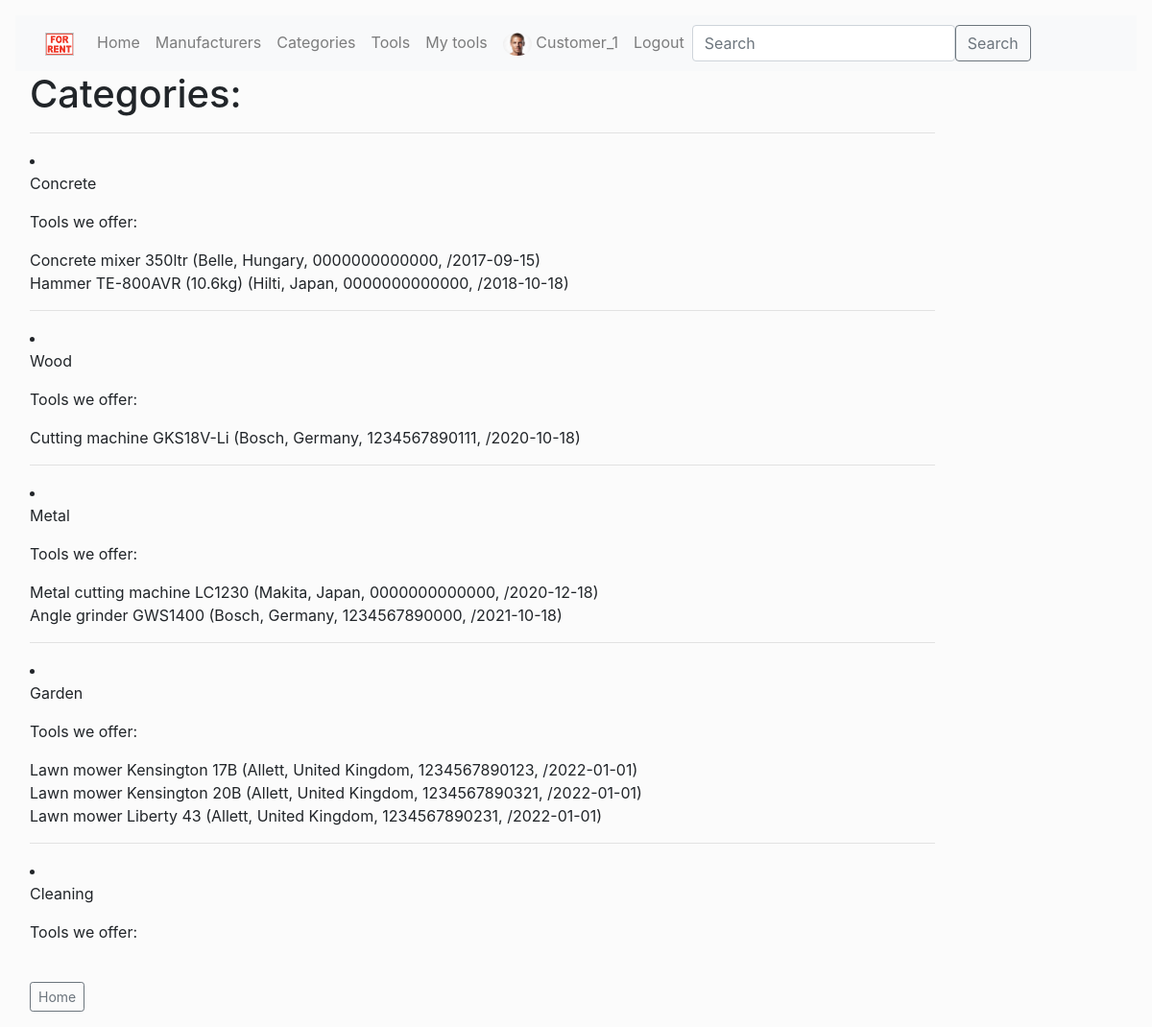
Screenshot of /categories/ (signed in) with the database file from the repository.
### IFSP_app/models.py (models this page shows, shortened)
class User(AbstractUser):
    image = models.ImageField(null=True, blank=True)

class Category(models.Model):
    name = models.CharField('Category name', max_length=200, help_text='Enter category')

class Tool(models.Model):
    title = models.CharField('Title', max_length=200)
    manufacturer = models.ForeignKey('Manufacturer', on_delete=models.SET_NULL, null=True, related_name='tools')
    date_production = models.DateField('Production date', null=True, blank=True)
    category = models.ManyToManyField('Category', help_text='Choose category')
    ean_code = models.CharField('EAN', max_length=13, help_text='13 symbols')
    image = models.ImageField('Image', upload_to='images', null=True, blank=True)
    def __str__(self):
        return f'{self.title} ({self.manufacturer.name}, {self.manufacturer.country_origin}, {self.ean_code}, /' \
               f'{self.date_production})'
    def display_category(self):
        return ', '.join(category.name for category in self.category.all()[:3])
    display_category.short_description = 'Category'

class Manufacturer(models.Model):
    name = models.CharField('Manufacturer name', max_length=200)
    country_origin = models.CharField('Manufacturer country of origin', max_length=200)
    description = models.CharField('Manufacturer description', max_length=500)

### IFSP_app/views.py (the view)
# urls.py: path('categories/', views.categories, name="categories"),
def categories(request):
    categories = Category.objects.all()
    context = {
        'categories': categories,
    }
    return render(request, 'categories.html', context=context)

### templates/categories.html
{% extends "base.html" %}
{% block content %}
  <h1>Categories:</h1>
  {% for c in categories %}
    <hr>
    <li>
      <p>{{ c.name }} </p>
      <p>Tools we offer: </p>
      <p>{{ c.tool_set.all|join:"<br> " }}</p>
    </li>
    {% endfor %}
<br>
<a class="btn btn-outline-secondary btn-sm" href="{% url 'home' %}">Home</a>
{% endblock %}

### templates/base.html (shortened to what this page needs)
<!DOCTYPE html>
<html lang="en">
<head>
  <link rel="stylesheet" href="https://stackpath.bootstrapcdn.com/bootstrap/4.1.3/css/bootstrap.min.css">
  {% load static %}
  <link rel="stylesheet" href="{% static '/css/styles.css' %}">
</head>
<body>
    {% block navbar %}
    <nav class="navbar navbar-expand-lg navbar-light bg-light">
      <div class="container-fluid">
        <a class="navbar-brand" href="{% url 'home' %}">
            <img src="{% static '/img/for_rent.png' %}" alt="" width="30" height="24">
        </a>
        <div class="collapse navbar-collapse" id="navbarSupportedContent">
          <ul class="navbar-nav me-auto mb-2 mb-lg-0">
            <li class="nav-item">
              <a class="nav-link" aria-current="page" href="{% url 'home' %}">Home</a>
            </li>
            <li class="nav-item">
              <a class="nav-link" aria-current="page" href="{% url 'manufacturers' %}">Manufacturers</a>
            </li>
            <li class="nav-item">
              <a class="nav-link" aria-current="page" href="{% url 'categories' %}">Categories</a>
            </li>
            <li class="nav-item">
              <a class="nav-link" aria-current="page" href="{% url 'tools' %}">Tools</a>
            </li>
            {% if user.is_authenticated %}
            {% if user.is_superuser %}
            <li class="nav-item"><a class="nav-link" href="{% url 'user-tools' %}">All tool copies</a></li>
            <li class="nav-item"><a class="nav-link" href="{% url 'toolcopy-create'%}">New tool copy</a></li>
            {% else %}
            <li class="nav-item"><a class="nav-link" href="{% url 'user-tools' %}">My tools</a></li>
            {% endif %}
            {% if user.image %}
            <li class="nav-item"><a class="nav-link" href="{% url 'user_profile'%}">
              <img class="rounded-circle account-img" src="{{ user.image.url }}" alt="" width="30" height="24">
              {{ user.get_username }}</a>
            </li>
            {% endif %}
            <li class="nav-item"><a class="nav-link" href="{% url 'logout'%}">Logout</a></li>
            {% else %}
            <li class="nav-item"><a class="nav-link" href="{% url 'login'%}">Log in</a></li>
            <li class="nav-item"><a class="nav-link" href="{% url 'sign_up'%}">Sign up</a></li>
            {% endif %}
          </ul>
          <form action="{% url 'search' %}" method="get" class="d-flex">
            <input name="query" class="form-control me-2" type="search" placeholder="Search" aria-label="Search">
            <button class="btn btn-outline-secondary" type="submit">Search</button>
          </form>
        </div>
      </div>
    </nav>
    {% endblock %}
    <div class="col-sm-10 ">
        {% block content %}
        {% endblock %}
    </div>
</body>
</html>

### static/css/styles.css (style rules this page uses)
body { background-color: #fbfbfb; padding: 1rem; }

### rows the page displays
User: image (picture), get_username "Customer_1"
Category: name "Concrete", tool_set.all "Concrete mixer 350ltr (Belle, Hungary, 0000000000000, /2017-09-15) Hammer TE-800AVR (10.6kg) (Hilti, Japan, 0000000000000, /2018-10-18)"
Category: name "Wood", tool_set.all "Cutting machine GKS18V-Li (Bosch, Germany, 1234567890111, /2020-10-18)"
Category: name "Metal", tool_set.all "Metal cutting machine LC1230 (Makita, Japan, 0000000000000, /2020-12-18) Angle grinder GWS1400 (Bosch, Germany, 1234567890000, /2021-10-18)"
Category: name "Garden", tool_set.all "Lawn mower Kensington 17B (Allett, United Kingdom, 1234567890123, /2022-01-01) Lawn mower Kensington 20B (Allett, United Kingdom, 1234567890321, /2022-01-01) Lawn mower Liberty 43 (Allett, United Kingdom, 1234567890231, /2022-01-01)"
Category: name "Cleaning"
